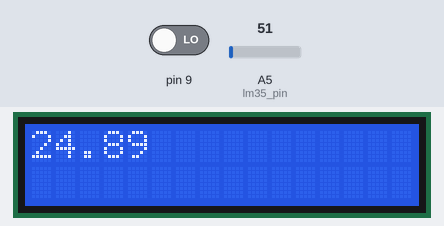
This sketch was run on a simulated Arduino Uno, built with avr-gcc and run on an emulated ATmega328P. Shown: 16×2 character LCD. The test bench sets the inputs (shaded band); at power-on: A5 (lm35_pin) = 51, pin 9 LOW.

Above: at 1.2 s.
1.3 s: A5 (lm35_pin) set to 61
At 3.2 s:
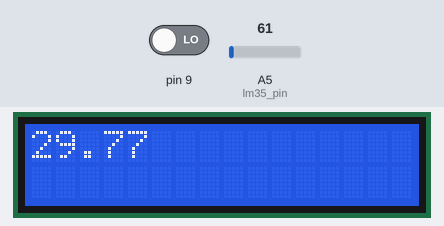
3.5 s: A5 (lm35_pin) set to 71
At 4.8 s:
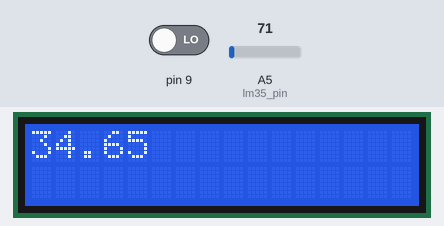
5.5 s: A5 (lm35_pin) set to 86
At 6.5 s:
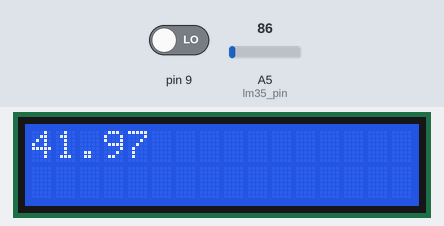
Timing chart, 0 to 8.5 s (numbered marks = the images above; inputs shaded):
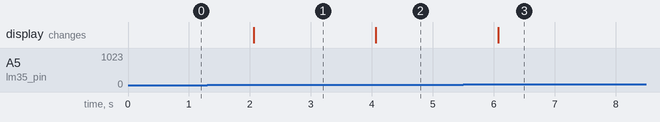

The sketch:

lcd_lm35.ino
```cpp
#include <LiquidCrystal.h>
const int lm35_pin = A5;
const int rs = 12, en = 11, d4 = 5, d5 = 4, d6 = 3, d7 = 2;
LiquidCrystal lcd(rs, en, d4, d5, d6, d7);

void setup() {

  lcd.begin(16, 2);

}

void loop() {
  Serial.println(digitalRead(9));
  int temp_adc_val;
  float temp_val;
  temp_adc_val = analogRead(lm35_pin);
  temp_val = (temp_adc_val * 4.88);
  temp_val = (temp_val/10);
   lcd.print(temp_val);
   delay(1000);
   lcd.setCursor(0,0);

}
```

Measured:
- after the input at 1.3 s, the display: changes after 0.77 s (image 1)
- after the input at 3.5 s, the display: changes after 0.57 s (image 2)
- after the input at 5.5 s, the display: changes after 0.57 s (image 3)
